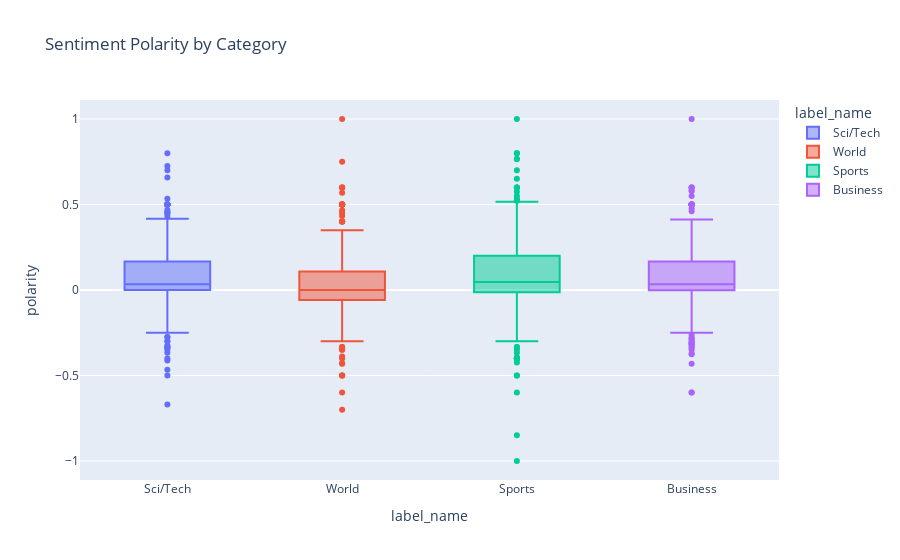
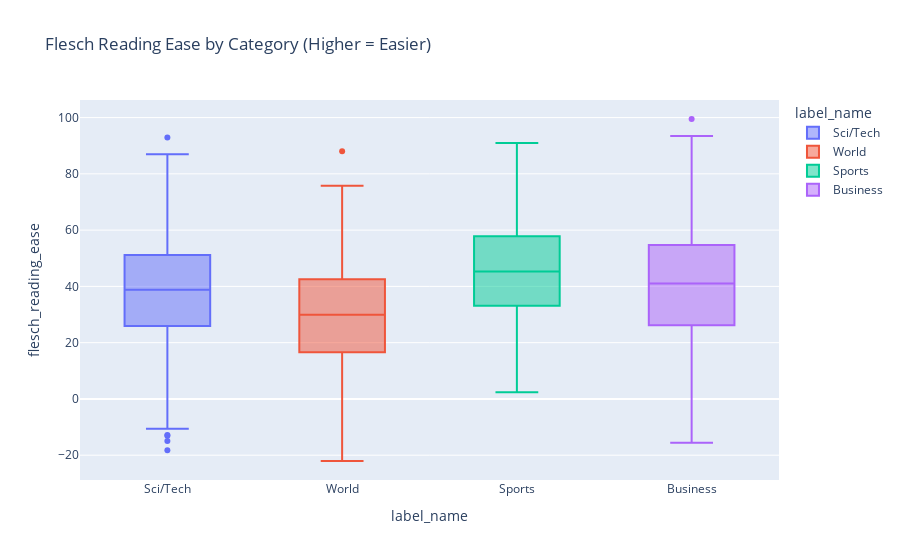

These figures' notebook cell, in order:
### Markdown cell above
## 2.6 Sentiment & Readability

### Code cell
# Compute Sentiment & Readability on Sample
analysis_sample = train_df.sample(2000, random_state=42).copy()

analysis_sample['polarity'] = analysis_sample['text'].apply(lambda x: TextBlob(x).sentiment.polarity)
analysis_sample['subjectivity'] = analysis_sample['text'].apply(lambda x: TextBlob(x).sentiment.subjectivity)
analysis_sample['flesch_reading_ease'] = analysis_sample['text'].apply(textstat.flesch_reading_ease)

# Visualize Sentiment by Category
fig_sent = px.box(
    analysis_sample, 
    x='label_name', 
    y='polarity', 
    title="Sentiment Polarity by Category",
    color='label_name'
)
fig_sent.show()

# Visualize Readability by Category
fig_read = px.box(
    analysis_sample, 
    x='label_name', 
    y='flesch_reading_ease', 
    title="Flesch Reading Ease by Category (Higher = Easier)",
    color='label_name'
)
fig_read.show()

### Figure 1 — Plotly figure (JSON) as saved in the notebook; plotly's stock layout.template omitted (floating-point values rounded to 4 significant figures; data arrays with more than 128 entries replaced by an {"elided": "..."} marker saying what was removed)
{"data": [{"alignmentgroup": "True", "hovertemplate": "label_name=%{x}<br>polarity=%{y}<extra></extra>", "legendgroup": "Sci/Tech", "marker": {"color": "#636efa"}, "name": "Sci/Tech", "notched": false, "offsetgroup": "Sci/Tech", "orientation": "v", "showlegend": true, "type": "box", "x": {"elided": "476 str values"}, "x0": " ", "xaxis": "x", "y": {"elided": "476 float values"}, "y0": " ", "yaxis": "y"}, {"alignmentgroup": "True", "hovertemplate": "label_name=%{x}<br>polarity=%{y}<extra></extra>", "legendgroup": "World", "marker": {"color": "#EF553B"}, "name": "World", "notched": false, "offsetgroup": "World", "orientation": "v", "showlegend": true, "type": "box", "x": {"elided": "485 str values"}, "x0": " ", "xaxis": "x", "y": {"elided": "485 float values"}, "y0": " ", "yaxis": "y"}, {"alignmentgroup": "True", "hovertemplate": "label_name=%{x}<br>polarity=%{y}<extra></extra>", "legendgroup": "Sports", "marker": {"color": "#00cc96"}, "name": "Sports", "notched": false, "offsetgroup": "Sports", "orientation": "v", "showlegend": true, "type": "box", "x": {"elided": "535 str values"}, "x0": " ", "xaxis": "x", "y": {"elided": "535 float values"}, "y0": " ", "yaxis": "y"}, {"alignmentgroup": "True", "hovertemplate": "label_name=%{x}<br>polarity=%{y}<extra></extra>", "legendgroup": "Business", "marker": {"color": "#ab63fa"}, "name": "Business", "notched": false, "offsetgroup": "Business", "orientation": "v", "showlegend": true, "type": "box", "x": {"elided": "504 str values"}, "x0": " ", "xaxis": "x", "y": {"elided": "504 float values"}, "y0": " ", "yaxis": "y"}], "layout": {"boxmode": "overlay", "legend": {"title": {"text": "label_name"}, "tracegroupgap": 0}, "title": {"text": "Sentiment Polarity by Category"}, "xaxis": {"anchor": "y", "categoryarray": ["Sci/Tech", "World", "Sports", "Business"], "categoryorder": "array", "domain": [0, 1], "title": {"text": "label_name"}}, "yaxis": {"anchor": "x", "domain": [0, 1], "title": {"text": "polarity"}}}}

### Figure 2 — Plotly figure (JSON) as saved in the notebook; plotly's stock layout.template omitted (floating-point values rounded to 4 significant figures; data arrays with more than 128 entries replaced by an {"elided": "..."} marker saying what was removed)
{"data": [{"alignmentgroup": "True", "hovertemplate": "label_name=%{x}<br>flesch_reading_ease=%{y}<extra></extra>", "legendgroup": "Sci/Tech", "marker": {"color": "#636efa"}, "name": "Sci/Tech", "notched": false, "offsetgroup": "Sci/Tech", "orientation": "v", "showlegend": true, "type": "box", "x": {"elided": "476 str values"}, "x0": " ", "xaxis": "x", "y": {"elided": "476 float values"}, "y0": " ", "yaxis": "y"}, {"alignmentgroup": "True", "hovertemplate": "label_name=%{x}<br>flesch_reading_ease=%{y}<extra></extra>", "legendgroup": "World", "marker": {"color": "#EF553B"}, "name": "World", "notched": false, "offsetgroup": "World", "orientation": "v", "showlegend": true, "type": "box", "x": {"elided": "485 str values"}, "x0": " ", "xaxis": "x", "y": {"elided": "485 float values"}, "y0": " ", "yaxis": "y"}, {"alignmentgroup": "True", "hovertemplate": "label_name=%{x}<br>flesch_reading_ease=%{y}<extra></extra>", "legendgroup": "Sports", "marker": {"color": "#00cc96"}, "name": "Sports", "notched": false, "offsetgroup": "Sports", "orientation": "v", "showlegend": true, "type": "box", "x": {"elided": "535 str values"}, "x0": " ", "xaxis": "x", "y": {"elided": "535 float values"}, "y0": " ", "yaxis": "y"}, {"alignmentgroup": "True", "hovertemplate": "label_name=%{x}<br>flesch_reading_ease=%{y}<extra></extra>", "legendgroup": "Business", "marker": {"color": "#ab63fa"}, "name": "Business", "notched": false, "offsetgroup": "Business", "orientation": "v", "showlegend": true, "type": "box", "x": {"elided": "504 str values"}, "x0": " ", "xaxis": "x", "y": {"elided": "504 float values"}, "y0": " ", "yaxis": "y"}], "layout": {"boxmode": "overlay", "legend": {"title": {"text": "label_name"}, "tracegroupgap": 0}, "title": {"text": "Flesch Reading Ease by Category (Higher = Easier)"}, "xaxis": {"anchor": "y", "categoryarray": ["Sci/Tech", "World", "Sports", "Business"], "categoryorder": "array", "domain": [0, 1], "title": {"text": "label_name"}}, "yaxis": {"anchor": "x", "domain": [0, 1], "title": {"text": "flesch_reading_ease"}}}}
